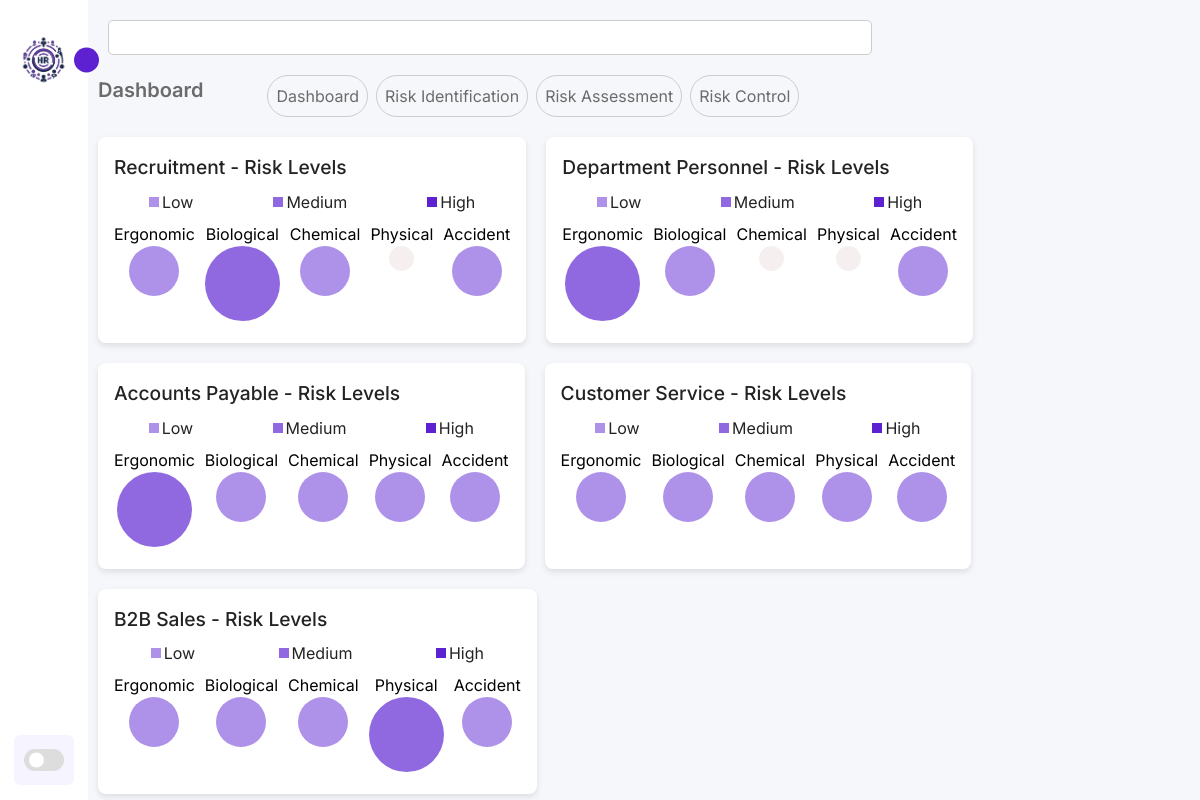
Screenshot of /risk-analysis/dashboard/ with the database file from the repository.
### osha_riskanalysis/models.py (models this page shows, shortened)
class RiskAssessment(models.Model):
    risk_identification = models.ForeignKey(RiskIdentification, on_delete=models.CASCADE)
    ergonomic = models.CharField(max_length=20, choices=[('Low', 'Low'), ('Medium', 'Medium'), ('High', 'High'), ('None', 'None')])
    biological = models.CharField(max_length=20, choices=[('Low', 'Low'), ('Medium', 'Medium'), ('High', 'High'), ('None', 'None')])
    chemical = models.CharField(max_length=20, choices=[('Low', 'Low'), ('Medium', 'Medium'), ('High', 'High'), ('None', 'None')])
    physical = models.CharField(max_length=20, choices=[('Low', 'Low'), ('Medium', 'Medium'), ('High', 'High'), ('None', 'None')])
    accident = models.CharField(max_length=20, choices=[('Low', 'Low'), ('Medium', 'Medium'), ('High', 'High'), ('None', 'None')])

class RiskIdentification(models.Model):
    area = models.ForeignKey(Area, on_delete=models.CASCADE)
    number_of_employees = models.IntegerField()
    area_description = models.TextField()
    equipment_description = models.TextField()

### department/models.py (models this page shows, shortened)
class Area(models.Model):
    name = models.CharField(max_length=100)
    description = models.TextField(null=True, blank=True)
    department = models.ForeignKey(Department, on_delete=models.CASCADE, related_name='areas')

### osha_riskanalysis/views.py (the view)
# urls.py: path('dashboard/', views.dashboard, name='dashboard'),
def dashboard(request):
    assessments = RiskAssessment.objects.all()
    return render(request, 'dashboard.html', {'assessments': assessments})

### osha_riskanalysis/templates/dashboard.html (shortened to what this page needs)
{% extends "base_generic.html" %}
{% load static %}
{% block extra_styles %}
<link rel="stylesheet" href="{% static 'css/chart.css' %}">
{% endblock %}
{% block content %}
<section class="main-title">
    <h1>Dashboard</h1>
    <div class="buttons">
        <a class="sub-item" href="{% url 'dashboard' %}">Dashboard</a>
        <a class="sub-item" href="{% url 'risk_identification_list' %}">Risk Identification</a>
        <a class="sub-item" href="{% url 'risk_assessment_list' %}">Risk Assessment</a>
        <a class="sub-item" href="{% url 'risk_control_list' %}">Risk Control</a>
    </div>
</section>
<div class="dashboard">
    {% for assessment in assessments %}
        <div class="card">
            <h2 class="title">{{ assessment.risk_identification.area.name }} - Risk Levels</h2>
            <div class="flex">
                <p class="legend">
                  <span class="square_low"></span>
                  Low
                </p>
                <p class="legend">
                  <span class="square_medium"></span>
                  Medium
                </p>
                <p class="legend">
                  <span class="square_high"></span>
                  High
                </p>
            </div>
            <div class="flex">
                <div class="category">
                    <p>Ergonomic</p>
                    <div class="circle {{ assessment.ergonomic|lower }}"></div>
                </div>
                <div class="category">
                    <p>Biological</p>
                    <div class="circle {{ assessment.biological|lower }}"></div>
                </div>
                <div class="category">
                    <p>Chemical</p>
                    <div class="circle {{ assessment.chemical|lower }}"></div>
                </div>
                <div class="category">
                    <p>Physical</p>
                    <div class="circle {{ assessment.physical|lower }}"></div>
                </div>
                <div class="category">
                    <p>Accident</p>
                    <div class="circle {{ assessment.accident|lower }}"></div>
                </div>
            </div>
        </div>
    {% endfor %}
</div>
{% endblock %}

### static/css/style.css (style rules this page uses)
:root { --color-dark: #1D2231; --text-grey: #8390A2; --bg-body: #f6f7fb; --bg-main: #ffffff; --main-color: #5d21d1; --text-white: #ffffff; --body-color: #E4E9F7; --sidebar-color: #FFF; --primary-color: #5d21d1; --primary-color-light: #F6F5FF; --toggle-color: #DDD; --text-color: #242222; --tran-03: all 0.2s ease; --tran-04: all 0.3s ease; --tran-05: all 0.3s ease; }
* { padding: 0; margin: 0; box-sizing: border-box; list-style-type: none; text-decoration: none; font-family: 'Inter', sans-serif; }
body { height: 100vh; background: var(--bg-body); margin: 1rem 3rem; }
.main-title { display: flex; gap: 4rem; margin-bottom: 20px; }
.main-title h1 { font-size: 20px; font-weight: 600; color: #6b6b6b; }
.buttons { display: flex; gap: 0.5rem; }
.buttons .sub-item { background: transparent; padding: 0.5rem 0.5rem; border: solid 1px #ccc; border-radius: 30px; color: #6b6b6b; }

### static/css/chart.css (style rules this page uses)
.dashboard { display: flex; flex-wrap: wrap; gap: 20px; }
.card { background-color: var(--bg-main); border-radius: 8px; box-shadow: 0 3px 6px rgba(0, 0, 0, 0.1); padding: 1rem; }
.title { font-weight: 500; font-size: 1.2rem; margin-bottom: 0.5rem; color: var(--text-color); }
.flex { display: flex; gap: 10px; justify-content: space-around; }
.category { text-align: center; }
.square_low { height: 10px; width: 10px; background-color: #5c21d17e; display: flex; }
.square_medium { height: 10px; width: 10px; background-color: #5c21d1ad; display: flex; }
.square_high { height: 10px; width: 10px; background-color: #5c21d1; display: flex; }
.circle { height: 25px; width: 25px; border-radius: 50%; display: inline-flex; align-items: center; justify-content: center; font-size: 0.8rem; color: #fff; background-color: #f3e9e9b6; }
.low { background-color: #5c21d17e; height: 50px; width: 50px; }
.medium { background-color: #5c21d1ad; height: 75px; width: 75px; }
.legend { display: flex; align-items: center; gap: 3px; margin-bottom: 0.5rem; color: var(--text-color); }

### rows the page displays
RiskAssessment: risk_identification.area.name "Recruitment"
RiskAssessment: risk_identification.area.name "Department Personnel"
RiskAssessment: risk_identification.area.name "Accounts Payable"
RiskAssessment: risk_identification.area.name "Customer Service"
RiskAssessment: risk_identification.area.name "B2B Sales"
